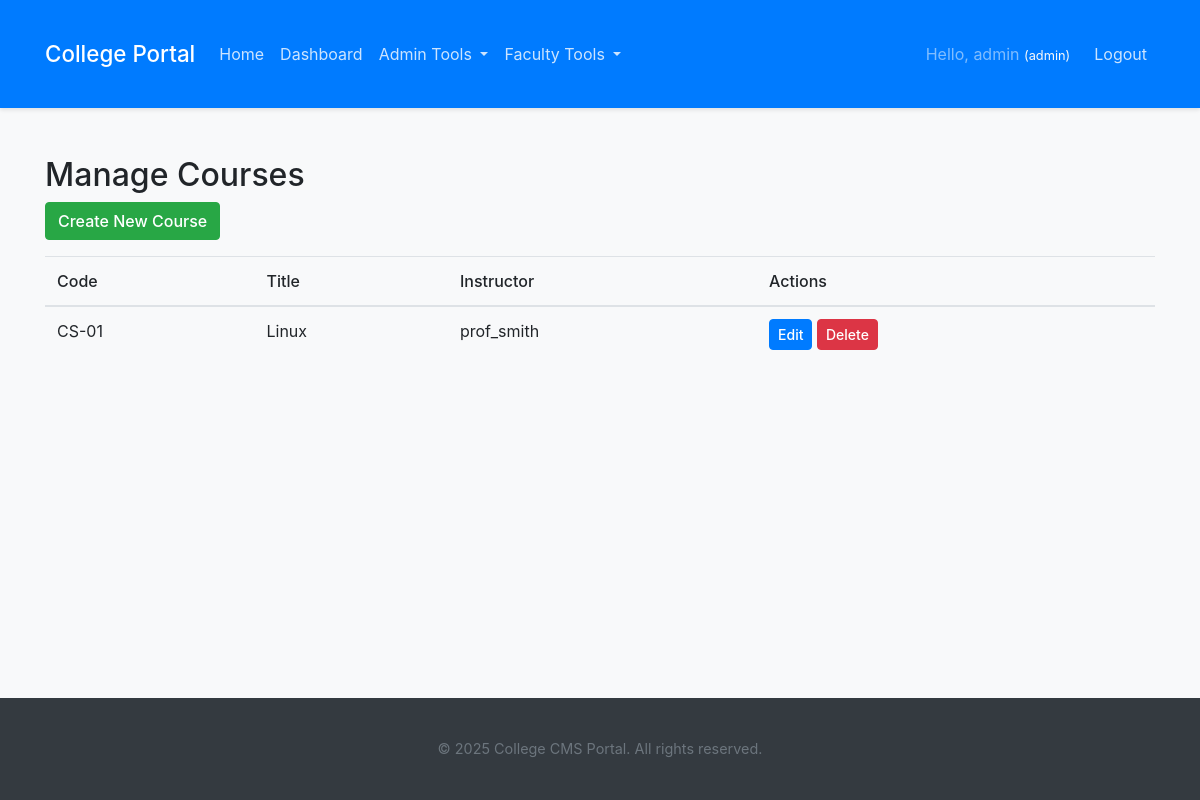
Page /courses/manage (signed in) on the committed database.
### app.py (models this page shows, shortened)
class User(UserMixin, db.Model):
    id = db.Column(db.Integer, primary_key=True)
    username = db.Column(db.String(64), index=True, unique=True, nullable=False)
    email = db.Column(db.String(120), index=True, unique=True, nullable=False)
    password_hash = db.Column(db.String(256))
    role = db.Column(db.String(20), default='student', nullable=False) # admin, faculty, student
    created_at = db.Column(db.DateTime, default=datetime.utcnow)
    announcements_authored = db.relationship('Announcement', foreign_keys='Announcement.author_id', backref='author', lazy='dynamic')
    courses_taught = db.relationship('Course', foreign_keys='Course.faculty_id', backref='faculty_instructor', lazy='dynamic')
    @property
    def is_admin(self):
        return self.role == 'admin'
    @property
    def is_faculty(self):
        return self.role == 'faculty'
    @property
    def is_student(self):
        return self.role == 'student'

class Course(db.Model):
    id = db.Column(db.Integer, primary_key=True)
    title = db.Column(db.String(100), nullable=False)
    code = db.Column(db.String(20), unique=True, nullable=False)
    description = db.Column(db.Text, nullable=True)
    faculty_id = db.Column(db.Integer, db.ForeignKey('user.id'), nullable=True)

### app.py (the view)
@app.route('/courses/manage')
@faculty_required
def manage_courses():
    if current_user.is_admin:
        courses = Course.query.order_by(Course.title).all()
    else: # Faculty
        courses = Course.query.filter_by(faculty_id=current_user.id).order_by(Course.title).all()
    return render_template('faculty/manage_courses.html', title='Manage Courses', courses=courses)

### app.py (called while the page is built)
@login_manager.user_loader
def load_user(user_id):
    return User.query.get(int(user_id))

@app.context_processor
def inject_now():
    return {'current_year': datetime.utcnow().year}

def faculty_required(f):
    @wraps(f)
    @login_required
    def decorated_function(*args, **kwargs):
        if not (current_user.is_faculty or current_user.is_admin):
            flash('Faculty or Admin access required for this page.', 'danger')
            return redirect(url_for('dashboard'))
        return f(*args, **kwargs)
    return decorated_function

### templates/faculty/manage_courses.html
{% extends "base.html" %}
{% block content %}
    <h2>{{ title }}</h2>
    <a href="{{ url_for('create_course') }}" class="btn btn-success mb-3">Create New Course</a>
    {% if courses %}
    <table class="table table-hover">
        <thead>
            <tr>
                <th>Code</th>
                <th>Title</th>
                <th>Instructor</th>
                <th>Actions</th>
            </tr>
        </thead>
        <tbody>
        {% for course in courses %}
        <tr>
            <td>{{ course.code }}</td>
            <td>{{ course.title }}</td>
            <td>{{ course.faculty_instructor.username if course.faculty_instructor else 'N/A' }}</td>
            <td>
                <a href="{{ url_for('edit_course', course_id=course.id) }}" class="btn btn-sm btn-primary">Edit</a>
                {% if current_user.is_admin %}
                <form action="{{ url_for('delete_course', course_id=course.id) }}" method="POST" style="display:inline;">
                    <input type="submit" value="Delete" class="btn btn-sm btn-danger" onclick="return confirm('Are you sure you want to delete this course?');">
                </form>
                {% endif %}
            </td>
        </tr>
        {% endfor %}
        </tbody>
    </table>
    {% else %}
    <p>No courses found.</p>
    {% endif %}
{% endblock %}

### templates/base.html (shortened to what this page needs)
<!DOCTYPE html>
<html lang="en">
<head>
    <link rel="stylesheet" href="https://stackpath.bootstrapcdn.com/bootstrap/4.5.2/css/bootstrap.min.css"
>
    <link rel="stylesheet" href="{{ url_for('static', filename='css/style.css') }}">
</head>
<body>
    <header>
        <nav class="navbar navbar-expand-lg navbar-dark bg-primary mb-4">
            <div class="container">
                <a class="navbar-brand" href="{{ url_for('index') }}">College Portal</a>
                <div class="collapse navbar-collapse" id="navbarNav">
                    <ul class="navbar-nav mr-auto">
                        <li class="nav-item {% if request.endpoint == 'index' %}active{% endif %}">
                            <a class="nav-link" href="{{ url_for('index') }}">Home <span class="sr-only">(current)</span></a>
                        </li>
                        {% if current_user.is_authenticated %}
                            <li class="nav-item {% if request.endpoint == 'dashboard' %}active{% endif %}">
                                <a class="nav-link" href="{{ url_for('dashboard') }}">Dashboard</a>
                            </li>
                            {% if current_user.is_admin %}
                                <li class="nav-item dropdown">
                                    <a class="nav-link dropdown-toggle" href="#" id="adminDropdown" role="button"
                                       data-toggle="dropdown" aria-haspopup="true" aria-expanded="false">
                                        Admin Tools
                                    </a>
                                </li>
                            {% endif %}
                            {% if current_user.is_faculty or (current_user.is_admin and not request.endpoint.startswith('admin_')) %}
                                 <li class="nav-item dropdown">
                                    <a class="nav-link dropdown-toggle" href="#" id="facultyDropdown" role="button"
                                       data-toggle="dropdown" aria-haspopup="true" aria-expanded="false">
                                        Faculty Tools
                                    </a>
                                </li>
                            {% endif %}
                        {% endif %}
                    </ul>
                    <ul class="navbar-nav">
                        {% if current_user.is_anonymous %}
                            <li class="nav-item {% if request.endpoint == 'login' %}active{% endif %}">
                                <a class="nav-link" href="{{ url_for('login') }}">Login</a>
                            </li>
                            <li class="nav-item {% if request.endpoint == 'register' %}active{% endif %}">
                                <a class="nav-link" href="{{ url_for('register') }}">Register</a>
                            </li>
                        {% else %}
                            <li class="nav-item">
                                <span class="navbar-text mr-3">
                                    Hello, {{ current_user.username }}
                                    <small class="text-light">({{ current_user.role }})</small>
                                </span>
                            </li>
                            <li class="nav-item">
                                <a class="nav-link" href="{{ url_for('logout') }}">Logout</a>
                            </li>
                        {% endif %}
                    </ul>
                </div>
            </div>
        </nav>
    </header>
    <main role="main" class="container">
        {% block content %}{% endblock %}
    </main>
    <footer class="footer mt-auto py-3 bg-dark text-light">
        <div class="container text-center">
            <span class="text-muted">© {% block year %}{{ current_year if current_year else '2024'}}{% endblock %} College CMS Portal. All rights reserved.</span>
        </div>
    </footer>
</body>
</html>

### static/css/style.css (style rules this page uses)
body { font-family: -apple-system, BlinkMacSystemFont, "Segoe UI", Roboto, "Helvetica Neue", Arial, "Noto Sans", sans-serif, "Apple Color Emoji", "Segoe UI Emoji", "Segoe UI Symbol", "Noto Color Emoji"; background-color: #f8f9fa; color: #212529; display: flex; flex-direction: column; min-height: 100vh; }
.container { flex: 1; padding-top: 1.5rem; padding-bottom: 1.5rem; }
.navbar { box-shadow: 0 2px 4px rgba(0,0,0,.1); }
.navbar-brand { font-weight: 500; font-size: 1.4rem; }
.navbar-dark .navbar-nav .nav-link { color: rgba(255,255,255,.8); }
.navbar-text { color: rgba(255,255,255,.85); }
.btn { border-radius: .25rem; font-weight: 500; }
.btn-primary { background-color: #007bff; border-color: #007bff; }
.footer { background-color: #343a40; color: rgba(255,255,255,.6); padding: 1.5rem 0; text-align: center; margin-top: auto; font-size: 0.9rem; }
.table th { font-weight: 500; }
.mb-4 { margin-bottom: 1.5rem !important; }

### rows in the picture
User: username "admin", role "admin"
Course: code "CS-01", title "Linux", faculty_instructor "prof_smith"

### other values in the picture
{{ title }} "Manage Courses"
